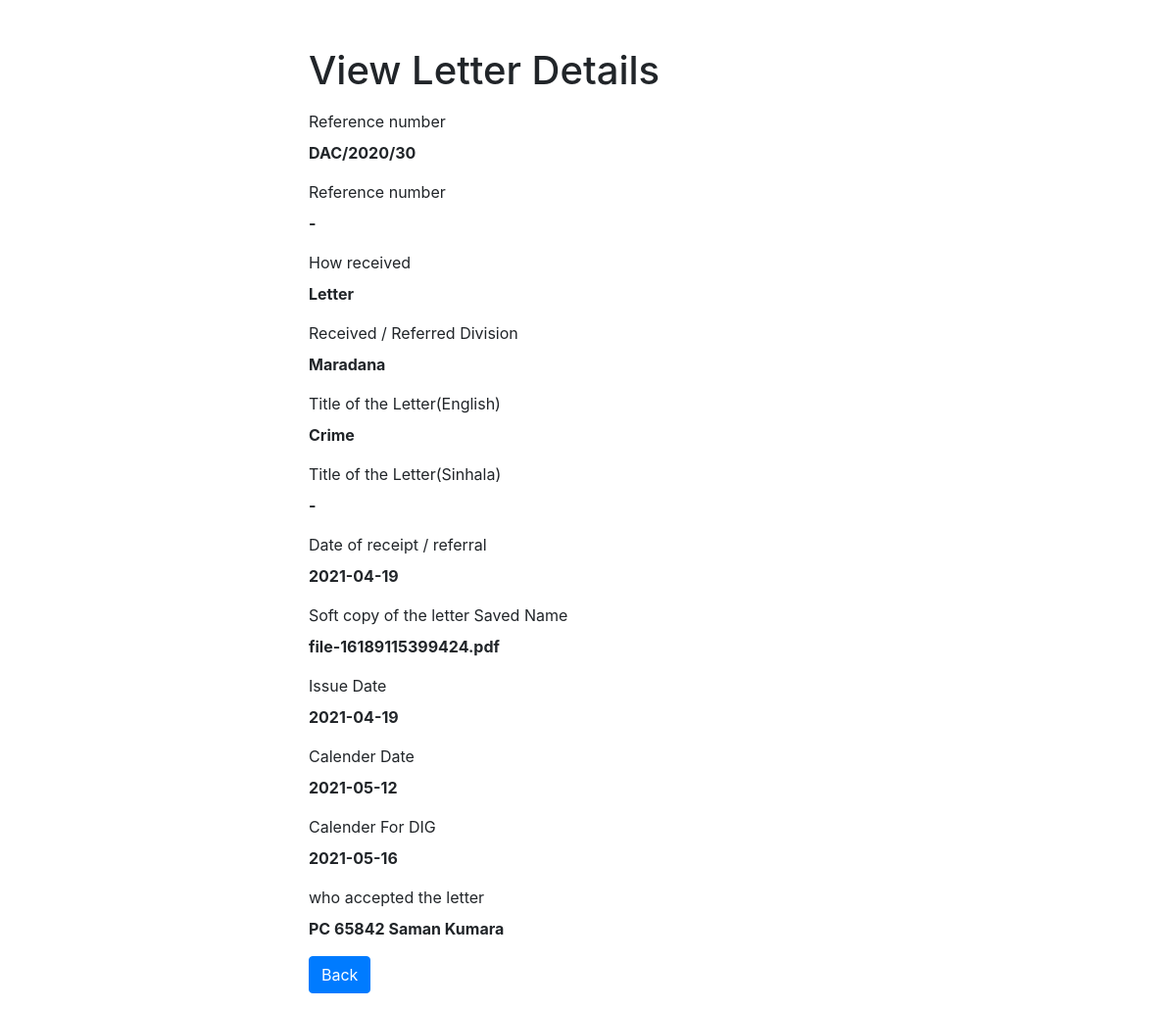
Page /read.php?id=27 (signed in) on the committed database.
### tables this page shows
CREATE TABLE `registration` (
  `id` int(11) NOT NULL,
  `Reference_number` varchar(20) DEFAULT NULL,
  `Received_number` varchar(100) DEFAULT '-',
  `Date_of_receipt` date DEFAULT NULL,
  `How_received` varchar(50) DEFAULT NULL,
  `Referred_Division` varchar(25) DEFAULT NULL,
  `S_Title_of_the_Letters` varchar(250) DEFAULT '-',
  `E_Title_of_the_Lettere` varchar(250) DEFAULT '-',
  `file` varchar(50) DEFAULT NULL,
  `Issue_Date` date DEFAULT NULL,
  `Calender_Date` date DEFAULT NULL,
  `Calender_For_DIG` date DEFAULT NULL,
  `Officer_Name` varchar(250) DEFAULT '-'
);

### read.php (the view, shortened to what this page needs)
<?php
if(isset($_GET["id"]) && !empty(trim($_GET["id"]))){
    require_once "includes/db_config.php";
    $sql = "SELECT * FROM registration WHERE id = ?";
    if($stmt = mysqli_prepare($link, $sql)){
        mysqli_stmt_bind_param($stmt, "i", $param_id);
        if(mysqli_stmt_execute($stmt)){
            $result = mysqli_stmt_get_result($stmt);
            if(mysqli_num_rows($result) == 1){
                $row = mysqli_fetch_array($result, MYSQLI_ASSOC);
            } else{
                header("location: error.php");
                exit();
            }
        } else{
            echo "Oops! Something went wrong. Please try again later.";
        }
    }
} else{
    header("location: error.php");
    exit();
}
?>
<!DOCTYPE html>
<html lang="en">
<head>
    <link rel="stylesheet" href="https://stackpath.bootstrapcdn.com/bootstrap/4.5.2/css/bootstrap.min.css">
</head>
<body>
    <div class="wrapper">
        <div class="container-fluid">
            <div class="row">
                <div class="col-md-12">
                    <h1 class="mt-5 mb-3">View Letter Details</h1>
                    <div class="form-group">
                        <label>Reference number</label>
                        <p><b><?php echo $row["Reference_number"]; ?></b></p>
                    </div>
                     <div class="form-group">
                        <label>Reference number</label>
                        <p><b><?php echo $row["Received_number"]; ?></b></p>
                    </div>
                    <div class="form-group">
                        <label>How received</label>
                        <p><b><?php echo $row["How_received"]; ?></b></p>
                    </div>
                    <div class="form-group">
                        <label>Received / Referred Division</label>
                        <p><b><?php echo $row["Referred_Division"]; ?></b></p>
                    </div>
                    <div class="form-group">
                        <label>Title of the Letter(English)</label>
                        <p><b><?php echo $row["E_Title_of_the_Lettere"]; ?></b></p>
                    </div>
                    <div class="form-group">
                        <label>Title of the Letter(Sinhala)</label>
                        <p><b><?php echo $row["S_Title_of_the_Letters"]; ?></b></p>
                    </div>
                    <div class="form-group">
                        <label>Date of receipt / referral</label>
                        <p><b><?php echo $row["Date_of_receipt"]; ?></b></p>
                    </div>
                    <div class="form-group">
                        <label>Soft copy of the letter Saved Name</label>
                        <p><b><?php echo $row["file"]; ?></b></p>
                    </div>
                    <div class="form-group">
                        <label>Issue Date</label>
                        <p><b><?php echo $row["Issue_Date"]; ?></b></p>
                    </div>
                    <div class="form-group">
                        <label>Calender Date</label>
                        <p><b><?php echo $row["Calender_Date"]; ?></b></p>
                    </div>
                     <div class="form-group">
                        <label>Calender For DIG</label>
                        <p><b><?php echo $row["Calender_For_DIG"]; ?></b></p>
                    </div>
                     <div class="form-group">
                        <label>who accepted the letter</label>
                        <p><b><?php echo $row["Officer_Name"]; ?></b></p>
                    </div>
                    <p><a href="index.php" class="btn btn-primary">Back</a></p>
                </div>
            </div>
        </div>
    </div>
</body>
</html>

### read.php (style rules this page uses)
.wrapper { width: 600px; margin: 0 auto; }

### rows in the picture
registration: Reference_number "DAC/2020/30", Received_number "-", How_received "Letter", Referred_Division "Maradana", E_Title_of_the_Lettere "Crime", S_Title_of_the_Letters "-", Date_of_receipt "2021-04-19", file "file-16189115399424.pdf", Issue_Date "2021-04-19", Calender_Date "2021-05-12", Calender_For_DIG "2021-05-16", Officer_Name "PC 65842 Saman Kumara"
